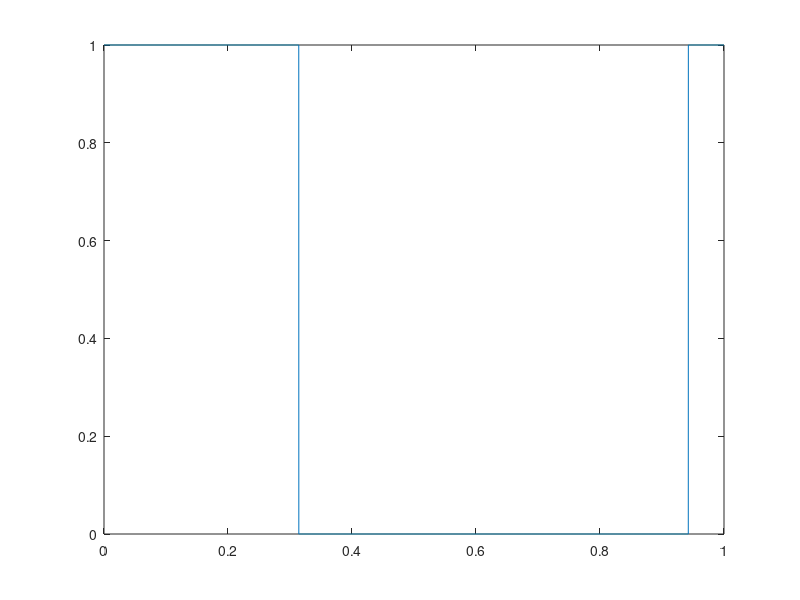

Write the MATLAB code that produced this figure. (Note: this script raises an error after producing the figure.)
M = 10000;
x = linspace(0,1,M);
f = @(x) cos(5*x);
df = @(x) abs(5*sin(5*x));
b = cos(5*x+1/2);

m = 1000;
u = 1.*(f(x)>0);
figure(1);
plot(x,u)
eps = zeros(1,M);
eps(33) = 1;
hold on
plot(x,1.*(f(x)+h*eps>0))
hold off
%%
h = 0.1;
dJm = zeros(M,1);
for i = 1:M
    eps = zeros(1,M);
    eps(i) = 1;
    dJm(i) = 1/h * (norm(1.*(f(x)+h*eps>0)-b,2) - norm(1.*(f(x)>0)-b,2));
    i
end
figure(2)
plot(dJm)
hold on
dJmtilde = 0.1*(u-b).*df(x);
plot(dJmtilde)

%%
norm(1.*(f(x)>0)-b,2)
norm(1.*(f(x)-dJmtilde>0)-b,2)
plot(x,1.*(f(x)+dJmtilde>0))